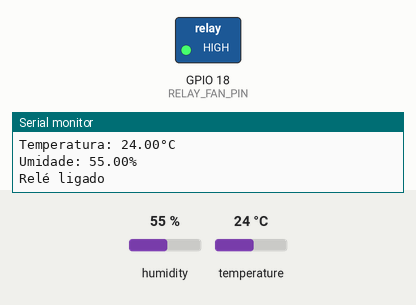
Simulated run of this sketch. Board: ESP32. Shown: switched loads named in the sketch (green lamp = pin HIGH), the last lines printed to the serial monitor. Inputs (shaded band) come from the test bench; at power-on: humidity 55 %, temperature 24 °C.

Above: at 1.0 s.
At 3.0 s:
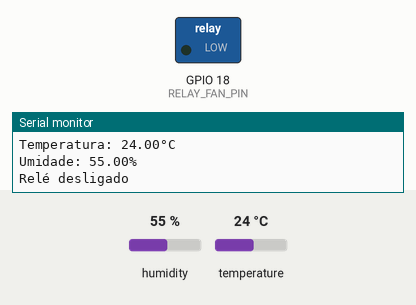
Timing chart, 0 to 5.2 s (numbered marks = the images above):
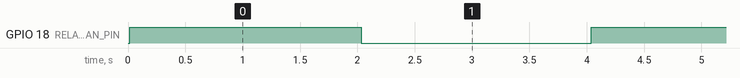

The sketch:

test_components.ino
```cpp
#include <DHT.h>

#define DHT_SENSOR_PIN 23       // Pino GPIO23 do ESP32 conectado ao DHT22
#define RELAY_FAN_PIN  18       // Pino GPIO18 do ESP32 conectado ao relé
#define DHT_SENSOR_TYPE DHT22

DHT dht_sensor(DHT_SENSOR_PIN, DHT_SENSOR_TYPE);

bool relayState = false; // Estado inicial do relé

void setup() {
  Serial.begin(9600);           // Inicializa a comunicação serial
  dht_sensor.begin();            // Inicializa o sensor DHT
  pinMode(RELAY_FAN_PIN, OUTPUT); // Define o pino do relé como saída
  Serial.println("Testando o sensor DHT22 e o relé...");
}

void loop() {
  // Leitura de temperatura e umidade
  float temperature = dht_sensor.readTemperature();
  float humidity = dht_sensor.readHumidity();

  if (isnan(temperature) || isnan(humidity)) {
    Serial.println("Falha ao ler o sensor DHT!");
  } else {
    Serial.print("Temperatura: ");
    Serial.print(temperature);
    Serial.println("°C");

    Serial.print("Umidade: ");
    Serial.print(humidity);
    Serial.println("%");
  }

  // Alterna o estado do relé
  relayState = !relayState;
  digitalWrite(RELAY_FAN_PIN, relayState ? HIGH : LOW);

  // Exibe o estado do relé no monitor serial
  if (relayState) {
    Serial.println("Relé ligado");
  } else {
    Serial.println("Relé desligado");
  }

  // Aguarda 2 segundos antes de alternar novamente
  delay(2000);
}
```

Measured:
- by itself, GPIO 18 (RELAY_FAN_PIN): alternates HIGH for 2.0 s and LOW for 2.0 s
